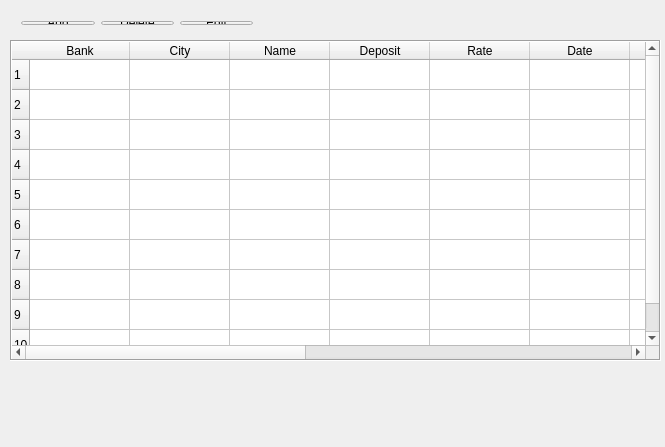
<?xml version="1.0" encoding="UTF-8"?>
<ui version="4.0">
 <class>MainWindow</class>
 <widget class="QMainWindow" name="MainWindow">
  <property name="windowModality">
   <enum>Qt::NonModal</enum>
  </property>
  <property name="geometry">
   <rect>
    <x>0</x>
    <y>0</y>
    <width>665</width>
    <height>447</height>
   </rect>
  </property>
  <property name="windowTitle">
   <string>MainWindow</string>
  </property>
  <widget class="QWidget" name="centralWidget">
   <widget class="QTableWidget" name="tableWidget">
    <property name="geometry">
     <rect>
      <x>10</x>
      <y>40</y>
      <width>651</width>
      <height>321</height>
     </rect>
    </property>
    <property name="sizePolicy">
     <sizepolicy hsizetype="Expanding" vsizetype="Expanding">
      <horstretch>100</horstretch>
      <verstretch>100</verstretch>
     </sizepolicy>
    </property>
    <property name="frameShape">
     <enum>QFrame::Box</enum>
    </property>
    <property name="sortingEnabled">
     <bool>false</bool>
    </property>
    <property name="rowCount">
     <number>10</number>
    </property>
    <property name="columnCount">
     <number>13</number>
    </property>
    <row/>
    <row/>
    <row/>
    <row/>
    <row/>
    <row/>
    <row/>
    <row/>
    <row/>
    <row/>
    <column>
     <property name="text">
      <string>Bank</string>
     </property>
    </column>
    <column>
     <property name="text">
      <string>City</string>
     </property>
    </column>
    <column>
     <property name="text">
      <string>Name</string>
     </property>
    </column>
    <column>
     <property name="text">
      <string>Deposit</string>
     </property>
    </column>
    <column>
     <property name="text">
      <string>Rate</string>
     </property>
    </column>
    <column>
     <property name="text">
      <string>Date</string>
     </property>
    </column>
    <column>
     <property name="text">
      <string>Period</string>
     </property>
    </column>
    <column>
     <property name="text">
      <string>Type</string>
     </property>
    </column>
    <column/>
    <column/>
    <column/>
    <column/>
    <column/>
   </widget>
   <widget class="QWidget" name="layoutWidget">
    <property name="geometry">
     <rect>
      <x>10</x>
      <y>10</y>
      <width>254</width>
      <height>26</height>
     </rect>
    </property>
    <layout class="QHBoxLayout" name="horizontalLayout">
     <item>
      <widget class="QPushButton" name="AddButton">
       <property name="text">
        <string>Add</string>
       </property>
      </widget>
     </item>
     <item>
      <widget class="QPushButton" name="deleteButton">
       <property name="text">
        <string>Delete</string>
       </property>
      </widget>
     </item>
     <item>
      <widget class="QPushButton" name="EditButton">
       <property name="text">
        <string>Edit</string>
       </property>
      </widget>
     </item>
    </layout>
   </widget>
  </widget>
 </widget>
 <layoutdefault spacing="6" margin="11"/>
 <resources/>
 <connections/>
</ui>
